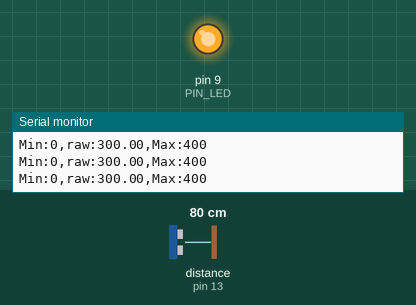
This sketch was run on a simulated Arduino Uno, built with avr-gcc and run on an emulated ATmega328P. On the bench: output pins drawn as LEDs (lit = HIGH), the last lines printed to the serial monitor. Wiring (inferred from the names in the program): ultrasonic range finder: trigger pin 12; echo pin 13. Inputs (shaded band) come from the test bench; at power-on: distance to the obstacle (sensor on pin 13) 80 cm. The echo pulse lasts 58.3 µs per cm; pins used as bus, display or sensor lines are not drawn.

Above: at 1.2 s.
1.3 s: distance to the obstacle (sensor on pin 13) set to 18 cm
At 1.9 s:
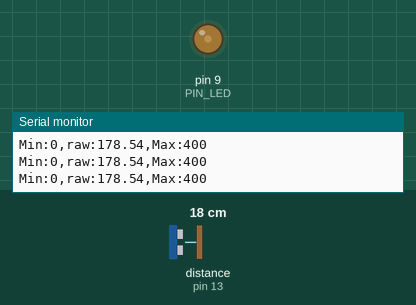
2.8 s: distance to the obstacle (sensor on pin 13) set to 2 cm
At 4.3 s:
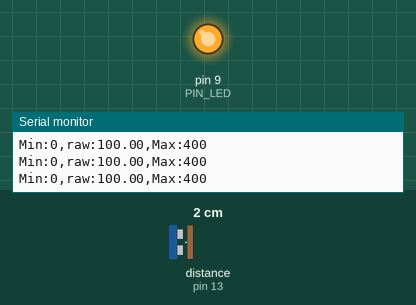
Timing chart, 0 to 5.8 s (numbered marks = the images above; inputs shaded):
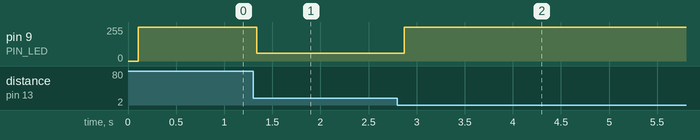

Measured:
- after the input at 1.3 s, pin 9 (PIN_LED): 255/255 → 57/255 at once
- after the input at 2.8 s, pin 9 (PIN_LED): 57/255 → 255/255 after 0.07 s

The sketch:

08_example_2_3.ino.ino
```cpp
// Arduino pin assignment
#define PIN_LED 9
#define PIN_TRIG 12
#define PIN_ECHO 13

// configurable parameters
#define SND_VEL 346.0 // sound velocity at 24 celsius degree (unit: m/s)
#define INTERVAL 100 // sampling interval (unit: ms)
#define _DIST_MIN 100 // minimum distance to be measured (unit: mm)
#define _DIST_MAX 300 // maximum distance to be measured (unit: mm)

// global variables
float timeout; // unit: us
float dist_min, dist_max, dist_raw; // unit: mm
unsigned long last_sampling_time; // unit: ms
float scale; // used for pulse duration to distance conversion
int last_raw; // new variable for the exception of the brightness

void setup() {
// initialize GPIO pins
  pinMode(PIN_LED,OUTPUT);
  pinMode(PIN_TRIG,OUTPUT);
  digitalWrite(PIN_TRIG, LOW);
  pinMode(PIN_ECHO,INPUT);

// initialize USS related variables
  dist_min = _DIST_MIN;
  dist_max = _DIST_MAX;
  timeout = (INTERVAL / 2) * 1000.0; // precalculate pulseIn() timeout value. (unit: us)
  dist_raw = 0.0; // raw distance output from USS (unit: mm)
  scale = 0.001 * 0.5 * SND_VEL;

// initialize serial port
  Serial.begin(57600);

// initialize last sampling time
  last_sampling_time = 0;
}

void loop() {
// wait until next sampling time.
// millis() returns the number of milliseconds since the program started. Will overflow after 50 days.
  if(millis() < last_sampling_time + INTERVAL) return;

  last_raw = dist_raw; // save last measure in case of dist_raw = 0
// get a distance reading from the USS
  dist_raw = USS_measure(PIN_TRIG,PIN_ECHO);

// output the read value to the serial port
  Serial.print("Min:0,");
  Serial.print("raw:");
  if(dist_raw < dist_min || dist_raw > dist_max) {
      dist_raw = last_raw;
  }
  Serial.print(dist_raw);
  Serial.print(",");
  Serial.println("Max:400");

// update last sampling time
  last_sampling_time += INTERVAL;

  if (dist_raw >= 200) {
    int led = map(dist_raw, 200, 300, 0, 255);
    analogWrite(PIN_LED, led);
    delay(200);
  }
  else if (dist_raw < 200) {
    dist_raw += 100;
    int led = map(dist_raw, 200, 300, 255, 0);
    analogWrite(PIN_LED, led);
    delay(100);
  }
}

// get a distance reading from USS. return value is in millimeter.
float USS_measure(int TRIG, int ECHO)
{
  float reading;
  digitalWrite(TRIG, HIGH);
  delayMicroseconds(10);
  digitalWrite(TRIG, LOW);
  reading = pulseIn(ECHO, HIGH, timeout) * scale; // unit: mm
  if(reading < dist_min) reading = 100.0;
  else if (reading > dist_max) reading  = 300.0;
  return reading;
  // Pulse duration to distance conversion example (target distance = 17.3m)
  // - round trip distance: 34.6m
  // - expected pulse duration: 0.1 sec, or 100,000us
  // - pulseIn(ECHO, HIGH, timeout) * 0.001 * 0.5 * SND_VEL
  //           = 100,000 micro*sec * 0.001 milli/micro * 0.5 * 346 meter/sec
  //           = 100,000 * 0.001 * 0.5 * 346 * micro * sec * milli * meter
  //                                           ----------------------------
  //                                           micro * sec
  //           = 100 * 173 milli*meter = 17,300 mm = 17.3m
  // pulseIn() returns microseconds.
}
```
